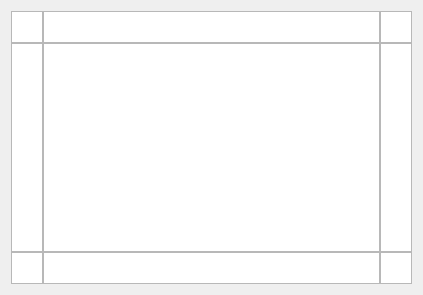
<?xml version="1.0" encoding="UTF-8"?>
<ui version="4.0">
 <class>WindowStylePreview</class>
 <widget class="QWidget" name="WindowStylePreview">
  <property name="geometry">
   <rect>
    <x>0</x>
    <y>0</y>
    <width>423</width>
    <height>295</height>
   </rect>
  </property>
  <property name="sizePolicy">
   <sizepolicy hsizetype="Expanding" vsizetype="Expanding">
    <horstretch>0</horstretch>
    <verstretch>0</verstretch>
   </sizepolicy>
  </property>
  <property name="windowTitle">
   <string>Form</string>
  </property>
  <layout class="QGridLayout" name="gridLayout" rowstretch="0,0,0">
   <property name="spacing">
    <number>0</number>
   </property>
   <item row="2" column="0">
    <widget class="QGraphicsView" name="llGraphics">
     <property name="sizePolicy">
      <sizepolicy hsizetype="Fixed" vsizetype="Fixed">
       <horstretch>0</horstretch>
       <verstretch>0</verstretch>
      </sizepolicy>
     </property>
     <property name="maximumSize">
      <size>
       <width>32</width>
       <height>32</height>
      </size>
     </property>
     <property name="autoFillBackground">
      <bool>false</bool>
     </property>
     <property name="verticalScrollBarPolicy">
      <enum>Qt::ScrollBarAlwaysOff</enum>
     </property>
     <property name="horizontalScrollBarPolicy">
      <enum>Qt::ScrollBarAlwaysOff</enum>
     </property>
    </widget>
   </item>
   <item row="0" column="0">
    <widget class="QGraphicsView" name="ulGraphics">
     <property name="sizePolicy">
      <sizepolicy hsizetype="Fixed" vsizetype="Fixed">
       <horstretch>0</horstretch>
       <verstretch>0</verstretch>
      </sizepolicy>
     </property>
     <property name="maximumSize">
      <size>
       <width>32</width>
       <height>32</height>
      </size>
     </property>
     <property name="verticalScrollBarPolicy">
      <enum>Qt::ScrollBarAlwaysOff</enum>
     </property>
     <property name="horizontalScrollBarPolicy">
      <enum>Qt::ScrollBarAlwaysOff</enum>
     </property>
    </widget>
   </item>
   <item row="0" column="2">
    <widget class="QGraphicsView" name="urGraphics">
     <property name="sizePolicy">
      <sizepolicy hsizetype="Fixed" vsizetype="Fixed">
       <horstretch>0</horstretch>
       <verstretch>0</verstretch>
      </sizepolicy>
     </property>
     <property name="maximumSize">
      <size>
       <width>32</width>
       <height>32</height>
      </size>
     </property>
     <property name="verticalScrollBarPolicy">
      <enum>Qt::ScrollBarAlwaysOff</enum>
     </property>
     <property name="horizontalScrollBarPolicy">
      <enum>Qt::ScrollBarAlwaysOff</enum>
     </property>
    </widget>
   </item>
   <item row="1" column="0">
    <widget class="QGraphicsView" name="leftGraphics">
     <property name="sizePolicy">
      <sizepolicy hsizetype="Fixed" vsizetype="Expanding">
       <horstretch>0</horstretch>
       <verstretch>1</verstretch>
      </sizepolicy>
     </property>
     <property name="maximumSize">
      <size>
       <width>32</width>
       <height>16777215</height>
      </size>
     </property>
     <property name="verticalScrollBarPolicy">
      <enum>Qt::ScrollBarAlwaysOff</enum>
     </property>
     <property name="horizontalScrollBarPolicy">
      <enum>Qt::ScrollBarAlwaysOff</enum>
     </property>
    </widget>
   </item>
   <item row="0" column="1">
    <widget class="QGraphicsView" name="topGraphics">
     <property name="sizePolicy">
      <sizepolicy hsizetype="Expanding" vsizetype="Fixed">
       <horstretch>0</horstretch>
       <verstretch>0</verstretch>
      </sizepolicy>
     </property>
     <property name="maximumSize">
      <size>
       <width>16777215</width>
       <height>32</height>
      </size>
     </property>
     <property name="verticalScrollBarPolicy">
      <enum>Qt::ScrollBarAlwaysOff</enum>
     </property>
     <property name="horizontalScrollBarPolicy">
      <enum>Qt::ScrollBarAlwaysOff</enum>
     </property>
    </widget>
   </item>
   <item row="2" column="1">
    <widget class="QGraphicsView" name="bottomGraphics">
     <property name="maximumSize">
      <size>
       <width>16777215</width>
       <height>32</height>
      </size>
     </property>
     <property name="verticalScrollBarPolicy">
      <enum>Qt::ScrollBarAlwaysOff</enum>
     </property>
     <property name="horizontalScrollBarPolicy">
      <enum>Qt::ScrollBarAlwaysOff</enum>
     </property>
    </widget>
   </item>
   <item row="2" column="2">
    <widget class="QGraphicsView" name="lrGraphics">
     <property name="maximumSize">
      <size>
       <width>32</width>
       <height>32</height>
      </size>
     </property>
     <property name="verticalScrollBarPolicy">
      <enum>Qt::ScrollBarAlwaysOff</enum>
     </property>
     <property name="horizontalScrollBarPolicy">
      <enum>Qt::ScrollBarAlwaysOff</enum>
     </property>
    </widget>
   </item>
   <item row="1" column="2">
    <widget class="QGraphicsView" name="rightGraphics">
     <property name="maximumSize">
      <size>
       <width>32</width>
       <height>16777215</height>
      </size>
     </property>
     <property name="verticalScrollBarPolicy">
      <enum>Qt::ScrollBarAlwaysOff</enum>
     </property>
     <property name="horizontalScrollBarPolicy">
      <enum>Qt::ScrollBarAlwaysOff</enum>
     </property>
    </widget>
   </item>
   <item row="1" column="1">
    <widget class="QGraphicsView" name="bgGraphics">
     <property name="verticalScrollBarPolicy">
      <enum>Qt::ScrollBarAlwaysOff</enum>
     </property>
     <property name="horizontalScrollBarPolicy">
      <enum>Qt::ScrollBarAlwaysOff</enum>
     </property>
    </widget>
   </item>
  </layout>
 </widget>
 <resources/>
 <connections/>
</ui>
